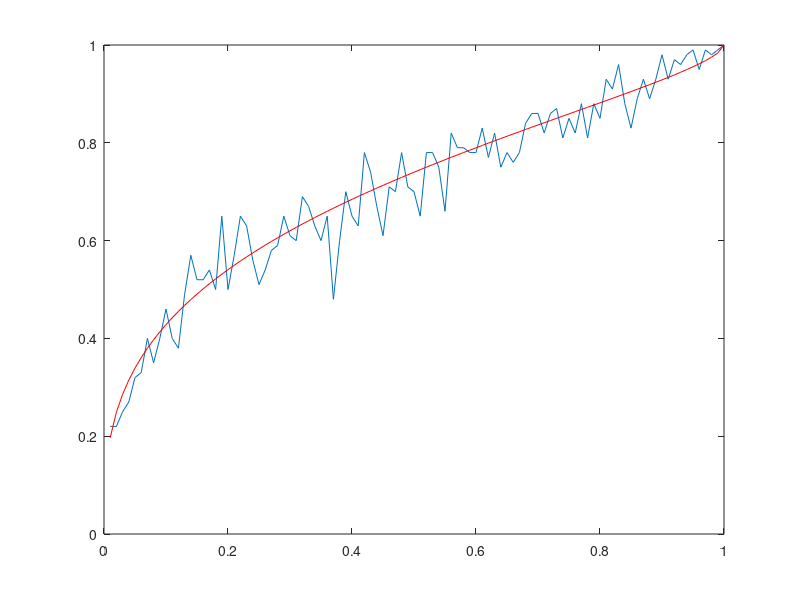

MATLAB code for this plot:
% This code is to plot receiver operating characteristic curve for simple energy
% detection, when the primary signal is real Gaussian signal and noise is
% addive white real Gaussian. Here, the threshold is available
% analytically.
% Code written by: Sanket Kalamkar, Indian Institute of Technology Kanpur,
% India.


clc
close all
clear all
L = 100;
snr_dB = -10; % SNR in decibels
snr = 10.^(snr_dB./10); % Linear Value of SNR
Pf = 0.01:0.01:1; % Pf = Probability of False Alarm
%% Simulation to plot Probability of Detection (Pd) vs. Probability of False Alarm (Pf) 
for m = 1:length(Pf)
    m
    i = 0;
	for kk=1:100 % Number of Monte Carlo Simulations
		% signal generation
		n = randn(1,L);
		s = sqrt(snr).*randn(1,L); % pu signal
		y = s + n; 
		% energy collection
		energy = abs(y).^2; 
		energy_fin =(1/L).*sum(energy); % test statistic (normlized)
		% Theoretical value of Threshold, refer, Sensing Throughput Tradeoff in Cognitive Radio, Y. C. Liang
		thresh(m) = (qfuncinv(Pf(m))./sqrt(L))+ 1; % threshold. It's determined by Pf, however, is not practical sometimes
		if(energy_fin >= thresh(m))  
			i = i+1;
		end
	end
Pd(m) = i/kk; 
end
plot(Pf, Pd)
hold on
%% Theroretical ecpression of Probability of Detection; refer above reference.
thresh = (qfuncinv(Pf)./sqrt(L))+ 1;
Pd_the = qfunc(((thresh - (snr + 1)).*sqrt(L))./(sqrt(2).*(snr + 1)));
plot(Pf, Pd_the, 'r')
hold on
